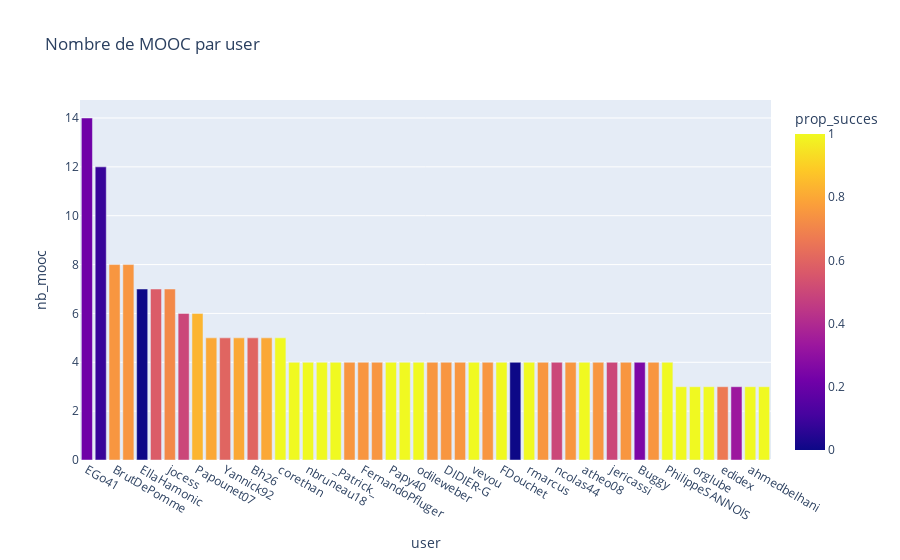

Notebook cell for this chart:
### Markdown cell above
### exploration des users pour repérer outliers

### Code cell
# plot nb de mooc par user, mappé par le taux de succès
fig = px.bar(data_by_user.sort_values(by='nb_mooc', ascending = False)[:50], 
             x='user', 
             y='nb_mooc',
             title="Nombre de MOOC par user",
             color='prop_succes')
fig

### Figure 1 — Plotly figure (JSON) as saved in the notebook; plotly's stock layout.template omitted (floating-point values rounded to 4 significant figures)
{"data": [{"alignmentgroup": "True", "hovertemplate": "user=%{x}<br>nb_mooc=%{y}<br>prop_succes=%{marker.color}<extra></extra>", "legendgroup": "", "marker": {"color": [0.2143, 0.08333, 0.75, 0.75, 0, 0.5714, 0.7143, 0.5, 0.8333, 0.8, 0.6, 0.8, 0.6, 0.8, 1, 1, 1, 1, 1, 0.75, 0.75, 0.75, 1, 1, 1, 0.75, 0.75, 0.75, 1, 0.75, 1, 0, 1, 0.75, 0.5, 0.75, 1, 0.75, 0.5, 0.75, 0.25, 0.75, 1, 1, 1, 1, 0.6667, 0.3333, 1, 1], "coloraxis": "coloraxis", "pattern": {"shape": ""}}, "name": "", "offsetgroup": "", "orientation": "v", "showlegend": false, "textposition": "auto", "type": "bar", "x": ["EGo41", "bgaultier", "BrutDePomme", "Moalic1", "EllaHamonic", "FrancoisDouch", "jocess", "Michelpl", "Papounet07", "PapyNini", "Yannick92", "trx337", "Bh26", "Jrouault", "corethan", "Gabure", "nbruneau18", "JosetteV", "_Patrick_", "mrobache", "FernandoPfluger", "loiseaucreatif", "Papy40", "PaoloElMarinelo", "odileweber", "katiat", "DIDIER-G", "Alfredo4", "vevou", "rivokl", "FDouchet", "Luc59", "rmarcus", "filochard", "ncolas44", "dominique59", "atheo08", "Mickael22", "jericassi", "JPaulD", "Buggy", "33Alain35", "PhilippeSANNOIS", "bpi44", "orglube", "HeyChris", "edidex", "gwenaela", "ahmedbelhani", "legr_phil"], "xaxis": "x", "y": [14, 12, 8, 8, 7, 7, 7, 6, 6, 5, 5, 5, 5, 5, 5, 4, 4, 4, 4, 4, 4, 4, 4, 4, 4, 4, 4, 4, 4, 4, 4, 4, 4, 4, 4, 4, 4, 4, 4, 4, 4, 4, 4, 3, 3, 3, 3, 3, 3, 3], "yaxis": "y"}], "layout": {"barmode": "relative", "coloraxis": {"colorbar": {"title": {"text": "prop_succes"}}, "colorscale": [[0, "#0d0887"], [0.1111, "#46039f"], [0.2222, "#7201a8"], [0.3333, "#9c179e"], [0.4444, "#bd3786"], [0.5556, "#d8576b"], [0.6667, "#ed7953"], [0.7778, "#fb9f3a"], [0.8889, "#fdca26"], [1, "#f0f921"]]}, "legend": {"tracegroupgap": 0}, "title": {"text": "Nombre de MOOC par user"}, "xaxis": {"anchor": "y", "domain": [0, 1], "title": {"text": "user"}}, "yaxis": {"anchor": "x", "domain": [0, 1], "title": {"text": "nb_mooc"}}}}
